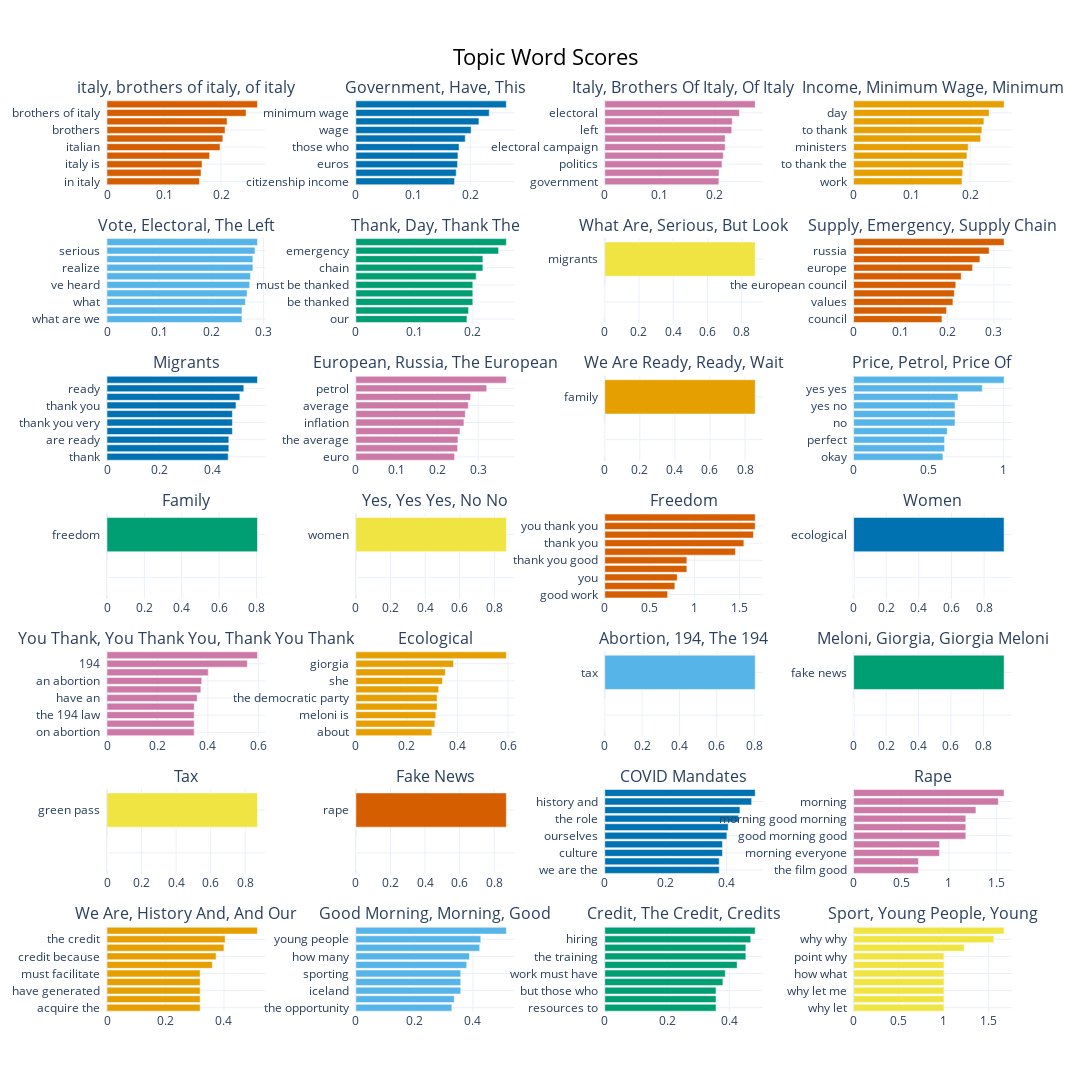

The notebook cell this image was saved under:
### Markdown cell above
Show the documents in a particular topic

### Code cell
fig = topic_model.visualize_barchart(width=280, height=330, top_n_topics=60, n_words=13, custom_labels=True)
fig.write_html(processed_dir + 'html/topic-word-scores.html')
fig

### Figure 1 — Plotly figure (JSON) as saved in the notebook; plotly's stock layout.template omitted (floating-point values rounded to 4 significant figures)
{"data": [{"marker": {"color": "#D55E00"}, "orientation": "h", "type": "bar", "x": [0.1621, 0.1649, 0.1667, 0.1799, 0.1983, 0.2032, 0.2071, 0.2106, 0.2439, 0.2639], "xaxis": "x", "y": ["in italy  ", "italy has  ", "italy is  ", "italians  ", "italian  ", "brothers of  ", "brothers  ", "of italy  ", "brothers of italy  ", "italy  "], "yaxis": "y"}, {"marker": {"color": "#0072B2"}, "orientation": "h", "type": "bar", "x": [0.1726, 0.1755, 0.1778, 0.1785, 0.1805, 0.1913, 0.2016, 0.2152, 0.2333, 0.2632], "xaxis": "x2", "y": ["citizenship income  ", "state  ", "euros  ", "cut  ", "those who  ", "those  ", "wage  ", "minimum  ", "minimum wage  ", "income  "], "yaxis": "y2"}, {"marker": {"color": "#CC79A7"}, "orientation": "h", "type": "bar", "x": [0.2074, 0.2077, 0.2131, 0.2155, 0.2189, 0.2189, 0.2308, 0.2318, 0.2447, 0.2735], "xaxis": "x3", "y": ["government  ", "campaign  ", "politics  ", "the republic  ", "electoral campaign  ", "of the republic  ", "left  ", "the left  ", "electoral  ", "vote  "], "yaxis": "y3"}, {"marker": {"color": "#E69F00"}, "orientation": "h", "type": "bar", "x": [0.186, 0.1871, 0.1888, 0.1944, 0.1966, 0.218, 0.2201, 0.2236, 0.2326, 0.2583], "xaxis": "x4", "y": ["work  ", "president  ", "to thank the  ", "thank you  ", "ministers  ", "minister  ", "to thank  ", "thank the  ", "day  ", "thank  "], "yaxis": "y4"}, {"marker": {"color": "#56B4E9"}, "orientation": "h", "type": "bar", "x": [0.2586, 0.2586, 0.2651, 0.2684, 0.2733, 0.2749, 0.2795, 0.2795, 0.2836, 0.2882], "xaxis": "x5", "y": ["what are we  ", "you realize  ", "what  ", "talking  ", "ve heard  ", "talking about  ", "realize  ", "but look  ", "serious  ", "what are  "], "yaxis": "y5"}, {"marker": {"color": "#009E73"}, "orientation": "h", "type": "bar", "x": [0.1898, 0.1925, 0.1998, 0.1998, 0.1998, 0.2055, 0.217, 0.217, 0.2439, 0.2571], "xaxis": "x6", "y": ["our  ", "government  ", "be thanked  ", "thanked  ", "must be thanked  ", "we  ", "chain  ", "supply chain  ", "emergency  ", "supply  "], "yaxis": "y6"}, {"marker": {"color": "#F0E442"}, "orientation": "h", "type": "bar", "x": [0, 0, 0, 0, 0, 0, 0, 0, 0, 0.8788], "xaxis": "x7", "y": ["  ", "  ", "  ", "  ", "  ", "  ", "  ", "  ", "  ", "migrants  "], "yaxis": "y7"}, {"marker": {"color": "#D55E00"}, "orientation": "h", "type": "bar", "x": [0.1888, 0.1985, 0.2123, 0.2152, 0.2184, 0.2301, 0.2543, 0.27, 0.2897, 0.3217], "xaxis": "x8", "y": ["council  ", "of the european  ", "values  ", "european council  ", "the european council  ", "putin  ", "europe  ", "the european  ", "russia  ", "european  "], "yaxis": "y8"}, {"marker": {"color": "#0072B2"}, "orientation": "h", "type": "bar", "x": [0.4586, 0.461, 0.461, 0.4745, 0.4745, 0.4745, 0.4883, 0.5029, 0.5177, 0.5694], "xaxis": "x9", "y": ["thank  ", "very much  ", "are ready  ", "you very much  ", "thank you very  ", "you very  ", "thank you  ", "wait  ", "ready  ", "we are ready  "], "yaxis": "y9"}, {"marker": {"color": "#CC79A7"}, "orientation": "h", "type": "bar", "x": [0.2422, 0.2495, 0.2504, 0.2553, 0.2651, 0.2684, 0.2759, 0.2815, 0.321, 0.3691], "xaxis": "x10", "y": ["euro  ", "eight  ", "the average  ", "one euro  ", "inflation  ", "the price  ", "average  ", "price of  ", "petrol  ", "price  "], "yaxis": "y10"}, {"marker": {"color": "#E69F00"}, "orientation": "h", "type": "bar", "x": [0, 0, 0, 0, 0, 0, 0, 0, 0, 0.8578], "xaxis": "x11", "y": ["  ", "  ", "  ", "  ", "  ", "  ", "  ", "  ", "  ", "family  "], "yaxis": "y11"}, {"marker": {"color": "#56B4E9"}, "orientation": "h", "type": "bar", "x": [0.5959, 0.6073, 0.6073, 0.6251, 0.6769, 0.6771, 0.6771, 0.6966, 0.8589, 1.005], "xaxis": "x12", "y": ["okay  ", "exact  ", "perfect  ", "no no no  ", "no  ", "yes yes yes  ", "yes no  ", "no no  ", "yes yes  ", "yes  "], "yaxis": "y12"}, {"marker": {"color": "#009E73"}, "orientation": "h", "type": "bar", "x": [0, 0, 0, 0, 0, 0, 0, 0, 0, 0.8051], "xaxis": "x13", "y": ["  ", "  ", "  ", "  ", "  ", "  ", "  ", "  ", "  ", "freedom  "], "yaxis": "y13"}, {"marker": {"color": "#F0E442"}, "orientation": "h", "type": "bar", "x": [0, 0, 0, 0, 0, 0, 0, 0, 0, 0.8689], "xaxis": "x14", "y": ["  ", "  ", "  ", "  ", "  ", "  ", "  ", "  ", "  ", "women  "], "yaxis": "y14"}, {"marker": {"color": "#D55E00"}, "orientation": "h", "type": "bar", "x": [0.6999, 0.7804, 0.8065, 0.9137, 0.9137, 1.454, 1.549, 1.655, 1.675, 1.675], "xaxis": "x15", "y": ["good work  ", "you good work  ", "you  ", "you good  ", "thank you good  ", "thank  ", "thank you  ", "thank you thank  ", "you thank you  ", "you thank  "], "yaxis": "y15"}, {"marker": {"color": "#0072B2"}, "orientation": "h", "type": "bar", "x": [0, 0, 0, 0, 0, 0, 0, 0, 0, 0.9226], "xaxis": "x16", "y": ["  ", "  ", "  ", "  ", "  ", "  ", "  ", "  ", "  ", "ecological  "], "yaxis": "y16"}, {"marker": {"color": "#CC79A7"}, "orientation": "h", "type": "bar", "x": [0.346, 0.346, 0.346, 0.346, 0.3578, 0.3723, 0.3758, 0.4016, 0.5568, 0.5969], "xaxis": "x17", "y": ["on abortion  ", "194 law  ", "the 194 law  ", "194 law on  ", "have an  ", "law 194  ", "an abortion  ", "the 194  ", "194  ", "abortion  "], "yaxis": "y17"}, {"marker": {"color": "#E69F00"}, "orientation": "h", "type": "bar", "x": [0.2996, 0.3111, 0.315, 0.3201, 0.3201, 0.3262, 0.3412, 0.3526, 0.3848, 0.593], "xaxis": "x18", "y": ["about  ", "democratic party  ", "meloni is  ", "the democratic  ", "the democratic party  ", "what meloni  ", "she  ", "giorgia meloni  ", "giorgia  ", "meloni  "], "yaxis": "y18"}, {"marker": {"color": "#56B4E9"}, "orientation": "h", "type": "bar", "x": [0, 0, 0, 0, 0, 0, 0, 0, 0, 0.8055], "xaxis": "x19", "y": ["  ", "  ", "  ", "  ", "  ", "  ", "  ", "  ", "  ", "tax  "], "yaxis": "y19"}, {"marker": {"color": "#009E73"}, "orientation": "h", "type": "bar", "x": [0, 0, 0, 0, 0, 0, 0, 0, 0, 0.9281], "xaxis": "x20", "y": ["  ", "  ", "  ", "  ", "  ", "  ", "  ", "  ", "  ", "fake news  "], "yaxis": "y20"}, {"marker": {"color": "#F0E442"}, "orientation": "h", "type": "bar", "x": [0, 0, 0, 0, 0, 0, 0, 0, 0, 0.871], "xaxis": "x21", "y": ["  ", "  ", "  ", "  ", "  ", "  ", "  ", "  ", "  ", "green pass  "], "yaxis": "y21"}, {"marker": {"color": "#D55E00"}, "orientation": "h", "type": "bar", "x": [0, 0, 0, 0, 0, 0, 0, 0, 0, 0.8702], "xaxis": "x22", "y": ["  ", "  ", "  ", "  ", "  ", "  ", "  ", "  ", "  ", "rape  "], "yaxis": "y22"}, {"marker": {"color": "#0072B2"}, "orientation": "h", "type": "bar", "x": [0.3761, 0.3761, 0.3866, 0.3866, 0.4011, 0.4055, 0.4393, 0.444, 0.4825, 0.4942], "xaxis": "x23", "y": ["we are the  ", "everyone else  ", "culture  ", "history  ", "ourselves  ", "different from  ", "the role  ", "and our  ", "history and  ", "we are  "], "yaxis": "y23"}, {"marker": {"color": "#CC79A7"}, "orientation": "h", "type": "bar", "x": [0.6797, 0.6797, 0.9011, 0.9011, 1.176, 1.176, 1.176, 1.283, 1.518, 1.578], "xaxis": "x24", "y": ["the film good  ", "the film  ", "morning everyone  ", "good morning everyone  ", "good morning good  ", "morning good  ", "morning good morning  ", "good  ", "morning  ", "good morning  "], "yaxis": "y24"}, {"marker": {"color": "#E69F00"}, "orientation": "h", "type": "bar", "x": [0.3186, 0.3186, 0.3186, 0.3186, 0.3186, 0.3602, 0.373, 0.4, 0.4041, 0.5146], "xaxis": "x25", "y": ["acquire the  ", "co responsible  ", "have generated  ", "acquire the credit  ", "must facilitate  ", "facilitate  ", "credit because  ", "credits  ", "the credit  ", "credit  "], "yaxis": "y25"}, {"marker": {"color": "#56B4E9"}, "orientation": "h", "type": "bar", "x": [0.328, 0.3362, 0.3584, 0.3584, 0.3584, 0.3788, 0.3882, 0.4232, 0.4269, 0.5142], "xaxis": "x26", "y": ["the opportunity  ", "play  ", "iceland  ", "play sports  ", "sporting  ", "sports  ", "how many  ", "young  ", "young people  ", "sport  "], "yaxis": "y26"}, {"marker": {"color": "#009E73"}, "orientation": "h", "type": "bar", "x": [0.3574, 0.3574, 0.3574, 0.3795, 0.3872, 0.4253, 0.4533, 0.4533, 0.4689, 0.4833], "xaxis": "x27", "y": ["resources to  ", "but those  ", "but those who  ", "course  ", "work must have  ", "work must  ", "the training  ", "training course  ", "hiring  ", "training  "], "yaxis": "y27"}, {"marker": {"color": "#F0E442"}, "orientation": "h", "type": "bar", "x": [1.004, 1.004, 1.004, 1.004, 1.004, 1.004, 1.004, 1.229, 1.558, 1.672], "xaxis": "x28", "y": ["why let  ", "why not but  ", "why let me  ", "why not why  ", "how what  ", "know why let  ", "point why  ", "why not  ", "why why  ", "why  "], "yaxis": "y28"}], "layout": {"annotations": [{"font": {"size": 16}, "showarrow": false, "text": "italy, brothers of italy, of italy", "x": 0.0875, "xanchor": "center", "xref": "paper", "y": 1, "yanchor": "bottom", "yref": "paper"}, {"font": {"size": 16}, "showarrow": false, "text": "Government, Have, This", "x": 0.3625, "xanchor": "center", "xref": "paper", "y": 1, "yanchor": "bottom", "yref": "paper"}, {"font": {"size": 16}, "showarrow": false, "text": "Italy, Brothers Of Italy, Of Italy", "x": 0.6375, "xanchor": "center", "xref": "paper", "y": 1, "yanchor": "bottom", "yref": "paper"}, {"font": {"size": 16}, "showarrow": false, "text": "Income, Minimum Wage, Minimum", "x": 0.9125, "xanchor": "center", "xref": "paper", "y": 1, "yanchor": "bottom", "yref": "paper"}, {"font": {"size": 16}, "showarrow": false, "text": "Vote, Electoral, The Left", "x": 0.0875, "xanchor": "center", "xref": "paper", "y": 0.849, "yanchor": "bottom", "yref": "paper"}, {"font": {"size": 16}, "showarrow": false, "text": "Thank, Day, Thank The", "x": 0.3625, "xanchor": "center", "xref": "paper", "y": 0.849, "yanchor": "bottom", "yref": "paper"}, {"font": {"size": 16}, "showarrow": false, "text": "What Are, Serious, But Look", "x": 0.6375, "xanchor": "center", "xref": "paper", "y": 0.849, "yanchor": "bottom", "yref": "paper"}, {"font": {"size": 16}, "showarrow": false, "text": "Supply, Emergency, Supply Chain", "x": 0.9125, "xanchor": "center", "xref": "paper", "y": 0.849, "yanchor": "bottom", "yref": "paper"}, {"font": {"size": 16}, "showarrow": false, "text": "Migrants", "x": 0.0875, "xanchor": "center", "xref": "paper", "y": 0.698, "yanchor": "bottom", "yref": "paper"}, {"font": {"size": 16}, "showarrow": false, "text": "European, Russia, The European", "x": 0.3625, "xanchor": "center", "xref": "paper", "y": 0.698, "yanchor": "bottom", "yref": "paper"}, {"font": {"size": 16}, "showarrow": false, "text": "We Are Ready, Ready, Wait", "x": 0.6375, "xanchor": "center", "xref": "paper", "y": 0.698, "yanchor": "bottom", "yref": "paper"}, {"font": {"size": 16}, "showarrow": false, "text": "Price, Petrol, Price Of", "x": 0.9125, "xanchor": "center", "xref": "paper", "y": 0.698, "yanchor": "bottom", "yref": "paper"}, {"font": {"size": 16}, "showarrow": false, "text": "Family", "x": 0.0875, "xanchor": "center", "xref": "paper", "y": 0.5469, "yanchor": "bottom", "yref": "paper"}, {"font": {"size": 16}, "showarrow": false, "text": "Yes, Yes Yes, No No", "x": 0.3625, "xanchor": "center", "xref": "paper", "y": 0.5469, "yanchor": "bottom", "yref": "paper"}, {"font": {"size": 16}, "showarrow": false, "text": "Freedom", "x": 0.6375, "xanchor": "center", "xref": "paper", "y": 0.5469, "yanchor": "bottom", "yref": "paper"}, {"font": {"size": 16}, "showarrow": false, "text": "Women", "x": 0.9125, "xanchor": "center", "xref": "paper", "y": 0.5469, "yanchor": "bottom", "yref": "paper"}, {"font": {"size": 16}, "showarrow": false, "text": "You Thank, You Thank You, Thank You Thank", "x": 0.0875, "xanchor": "center", "xref": "paper", "y": 0.3959, "yanchor": "bottom", "yref": "paper"}, {"font": {"size": 16}, "showarrow": false, "text": "Ecological", "x": 0.3625, "xanchor": "center", "xref": "paper", "y": 0.3959, "yanchor": "bottom", "yref": "paper"}, {"font": {"size": 16}, "showarrow": false, "text": "Abortion, 194, The 194", "x": 0.6375, "xanchor": "center", "xref": "paper", "y": 0.3959, "yanchor": "bottom", "yref": "paper"}, {"font": {"size": 16}, "showarrow": false, "text": "Meloni, Giorgia, Giorgia Meloni", "x": 0.9125, "xanchor": "center", "xref": "paper", "y": 0.3959, "yanchor": "bottom", "yref": "paper"}, {"font": {"size": 16}, "showarrow": false, "text": "Tax", "x": 0.0875, "xanchor": "center", "xref": "paper", "y": 0.2449, "yanchor": "bottom", "yref": "paper"}, {"font": {"size": 16}, "showarrow": false, "text": "Fake News", "x": 0.3625, "xanchor": "center", "xref": "paper", "y": 0.2449, "yanchor": "bottom", "yref": "paper"}, {"font": {"size": 16}, "showarrow": false, "text": "COVID Mandates", "x": 0.6375, "xanchor": "center", "xref": "paper", "y": 0.2449, "yanchor": "bottom", "yref": "paper"}, {"font": {"size": 16}, "showarrow": false, "text": "Rape", "x": 0.9125, "xanchor": "center", "xref": "paper", "y": 0.2449, "yanchor": "bottom", "yref": "paper"}, {"font": {"size": 16}, "showarrow": false, "text": "We Are, History And, And Our", "x": 0.0875, "xanchor": "center", "xref": "paper", "y": 0.09388, "yanchor": "bottom", "yref": "paper"}, {"font": {"size": 16}, "showarrow": false, "text": "Good Morning, Morning, Good", "x": 0.3625, "xanchor": "center", "xref": "paper", "y": 0.09388, "yanchor": "bottom", "yref": "paper"}, {"font": {"size": 16}, "showarrow": false, "text": "Credit, The Credit, Credits", "x": 0.6375, "xanchor": "center", "xref": "paper", "y": 0.09388, "yanchor": "bottom", "yref": "paper"}, {"font": {"size": 16}, "showarrow": false, "text": "Sport, Young People, Young", "x": 0.9125, "xanchor": "center", "xref": "paper", "y": 0.09388, "yanchor": "bottom", "yref": "paper"}], "height": 2310, "hoverlabel": {"bgcolor": "white", "font": {"family": "Rockwell", "size": 16}}, "showlegend": false, "title": {"font": {"color": "Black", "size": 22}, "text": "Topic Word Scores", "x": 0.5, "xanchor": "center", "yanchor": "top"}, "width": 1120, "xaxis": {"anchor": "y", "domain": [0, 0.175], "showgrid": true}, "xaxis10": {"anchor": "y10", "domain": [0.275, 0.45], "showgrid": true}, "xaxis11": {"anchor": "y11", "domain": [0.55, 0.725], "showgrid": true}, "xaxis12": {"anchor": "y12", "domain": [0.825, 1], "showgrid": true}, "xaxis13": {"anchor": "y13", "domain": [0, 0.175], "showgrid": true}, "xaxis14": {"anchor": "y14", "domain": [0.275, 0.45], "showgrid": true}, "xaxis15": {"anchor": "y15", "domain": [0.55, 0.725], "showgrid": true}, "xaxis16": {"anchor": "y16", "domain": [0.825, 1], "showgrid": true}, "xaxis17": {"anchor": "y17", "domain": [0, 0.175], "showgrid": true}, "xaxis18": {"anchor": "y18", "domain": [0.275, 0.45], "showgrid": true}, "xaxis19": {"anchor": "y19", "domain": [0.55, 0.725], "showgrid": true}, "xaxis2": {"anchor": "y2", "domain": [0.275, 0.45], "showgrid": true}, "xaxis20": {"anchor": "y20", "domain": [0.825, 1], "showgrid": true}, "xaxis21": {"anchor": "y21", "domain": [0, 0.175], "showgrid": true}, "xaxis22": {"anchor": "y22", "domain": [0.275, 0.45], "showgrid": true}, "xaxis23": {"anchor": "y23", "domain": [0.55, 0.725], "showgrid": true}, "xaxis24": {"anchor": "y24", "domain": [0.825, 1], "showgrid": true}, "xaxis25": {"anchor": "y25", "domain": [0, 0.175], "showgrid": true}, "xaxis26": {"anchor": "y26", "domain": [0.275, 0.45], "showgrid": true}, "xaxis27": {"anchor": "y27", "domain": [0.55, 0.725], "showgrid": true}, "xaxis28": {"anchor": "y28", "domain": [0.825, 1], "showgrid": true}, "xaxis3": {"anchor": "y3", "domain": [0.55, 0.725], "showgrid": true}, "xaxis4": {"anchor": "y4", "domain": [0.825, 1], "showgrid": true}, "xaxis5": {"anchor": "y5", "domain": [0, 0.175], "showgrid": true}, "xaxis6": {"anchor": "y6", "domain": [0.275, 0.45], "showgrid": true}, "xaxis7": {"anchor": "y7", "domain": [0.55, 0.725], "showgrid": true}, "xaxis8": {"anchor": "y8", "domain": [0.825, 1], "showgrid": true}, "xaxis9": {"anchor": "y9", "domain": [0, 0.175], "showgrid": true}, "yaxis": {"anchor": "x", "domain": [0.9061, 1], "showgrid": true}, "yaxis10": {"anchor": "x10", "domain": [0.6041, 0.698], "showgrid": true}, "yaxis11": {"anchor": "x11", "domain": [0.6041, 0.698], "showgrid": true}, "yaxis12": {"anchor": "x12", "domain": [0.6041, 0.698], "showgrid": true}, "yaxis13": {"anchor": "x13", "domain": [0.4531, 0.5469], "showgrid": true}, "yaxis14": {"anchor": "x14", "domain": [0.4531, 0.5469], "showgrid": true}, "yaxis15": {"anchor": "x15", "domain": [0.4531, 0.5469], "showgrid": true}, "yaxis16": {"anchor": "x16", "domain": [0.4531, 0.5469], "showgrid": true}, "yaxis17": {"anchor": "x17", "domain": [0.302, 0.3959], "showgrid": true}, "yaxis18": {"anchor": "x18", "domain": [0.302, 0.3959], "showgrid": true}, "yaxis19": {"anchor": "x19", "domain": [0.302, 0.3959], "showgrid": true}, "yaxis2": {"anchor": "x2", "domain": [0.9061, 1], "showgrid": true}, "yaxis20": {"anchor": "x20", "domain": [0.302, 0.3959], "showgrid": true}, "yaxis21": {"anchor": "x21", "domain": [0.151, 0.2449], "showgrid": true}, "yaxis22": {"anchor": "x22", "domain": [0.151, 0.2449], "showgrid": true}, "yaxis23": {"anchor": "x23", "domain": [0.151, 0.2449], "showgrid": true}, "yaxis24": {"anchor": "x24", "domain": [0.151, 0.2449], "showgrid": true}, "yaxis25": {"anchor": "x25", "domain": [0, 0.09388], "showgrid": true}, "yaxis26": {"anchor": "x26", "domain": [0, 0.09388], "showgrid": true}, "yaxis27": {"anchor": "x27", "domain": [0, 0.09388], "showgrid": true}, "yaxis28": {"anchor": "x28", "domain": [0, 0.09388], "showgrid": true}, "yaxis3": {"anchor": "x3", "domain": [0.9061, 1], "showgrid": true}, "yaxis4": {"anchor": "x4", "domain": [0.9061, 1], "showgrid": true}, "yaxis5": {"anchor": "x5", "domain": [0.7551, 0.849], "showgrid": true}, "yaxis6": {"anchor": "x6", "domain": [0.7551, 0.849], "showgrid": true}, "yaxis7": {"anchor": "x7", "domain": [0.7551, 0.849], "showgrid": true}, "yaxis8": {"anchor": "x8", "domain": [0.7551, 0.849], "showgrid": true}, "yaxis9": {"anchor": "x9", "domain": [0.6041, 0.698], "showgrid": true}}}
